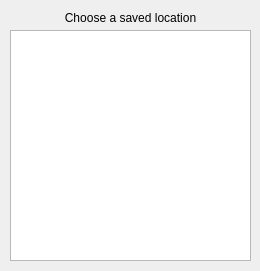
<?xml version="1.0" encoding="UTF-8"?>
<ui version="4.0">
 <class>SavedLocations</class>
 <widget class="QDialog" name="SavedLocations">
  <property name="geometry">
   <rect>
    <x>0</x>
    <y>0</y>
    <width>260</width>
    <height>271</height>
   </rect>
  </property>
  <property name="windowTitle">
   <string>Dialog</string>
  </property>
  <widget class="QLabel" name="label">
   <property name="geometry">
    <rect>
     <x>50</x>
     <y>10</y>
     <width>161</width>
     <height>16</height>
    </rect>
   </property>
   <property name="text">
    <string>&lt;html&gt;&lt;head/&gt;&lt;body&gt;&lt;p align=&quot;center&quot;&gt;Choose a saved location&lt;/p&gt;&lt;/body&gt;&lt;/html&gt;</string>
   </property>
  </widget>
  <widget class="QListWidget" name="SavedLocation_List">
   <property name="geometry">
    <rect>
     <x>10</x>
     <y>30</y>
     <width>241</width>
     <height>231</height>
    </rect>
   </property>
  </widget>
 </widget>
 <resources/>
 <connections/>
</ui>
